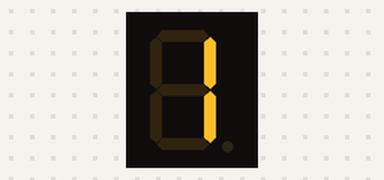
The sketch below on a simulated Arduino Uno, built with avr-gcc and run on an emulated ATmega328P. Shown: 1-digit seven-segment display. Wiring (inferred from the names in the program): 1-digit 7-segment display, segments lit when HIGH: segments pin 7, pin 6, pin 5, pin 11, pin 10, pin 8, pin 9, pin 4. The segment pins are drawn as the display they are named for.

Above: at 0.1 s.
At 1.1 s:
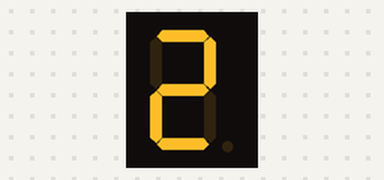
At 2.1 s:
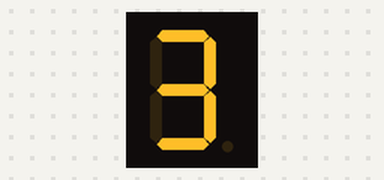
At 4.1 s:
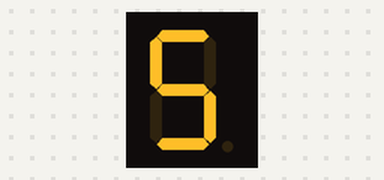
At 6.1 s:
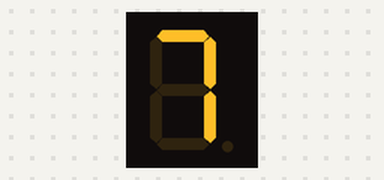
At 8.1 s:
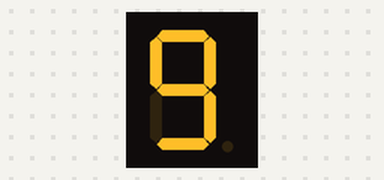

The sketch:

14.7_segement_display.ino
```cpp
// 7-segment display segment pins
const int a  = 7;
const int b  = 6;
const int c  = 5;
const int d  = 11;
const int e  = 10;
const int f  = 8;
const int g  = 9;
const int dp = 4;

// --------------------------------------------------

void setup() {

  // Set all segment pins as OUTPUT
  for (int thisPin = 4; thisPin <= 11; thisPin++) {
    pinMode(thisPin, OUTPUT);   // FIXED: removed invalid [i]
  }
}

// --------------------------------------------------
// Turn OFF all segments before drawing next number
void clearDisplay() {
  digitalWrite(a, LOW);
  digitalWrite(b, LOW);
  digitalWrite(c, LOW);
  digitalWrite(d, LOW);
  digitalWrite(e, LOW);
  digitalWrite(f, LOW);
  digitalWrite(g, LOW);
  digitalWrite(dp, LOW);
}

// --------------------------------------------------

void loop() {

  digital_1();
  delay(1000);
  digital_2();
  delay(1000);
  digital_3();
  delay(1000);
  digital_4();
  delay(1000);
  digital_5();
  delay(1000);
  digital_6();
  delay(1000);
  digital_7();
  delay(1000);
  digital_8();
  delay(1000);
  digital_9();
  delay(1000);
}

// NUMBER PATTERNS

// Number 1: segments b, c
void digital_1(void) {
  clearDisplay();
  digitalWrite(b, HIGH);
  digitalWrite(c, HIGH);
}

// Number 2: a, b, g, e, d
void digital_2(void) {
  clearDisplay();
  digitalWrite(a, HIGH);
  digitalWrite(b, HIGH);
  digitalWrite(g, HIGH);
  digitalWrite(e, HIGH);
  digitalWrite(d, HIGH);
}

// Number 3: a, b, c, d, g
void digital_3(void) {
  clearDisplay();
  digitalWrite(a, HIGH);
  digitalWrite(b, HIGH);
  digitalWrite(c, HIGH);
  digitalWrite(d, HIGH);
  digitalWrite(g, HIGH);
}

// Number 4: f, g, b, c  (CORRECTED: removed wrong 'd')
void digital_4(void) {
  clearDisplay();
  digitalWrite(f, HIGH);
  digitalWrite(g, HIGH);
  digitalWrite(b, HIGH);
  digitalWrite(c, HIGH);
}

// Number 5: a, f, g, c, d
void digital_5(void) {
  clearDisplay();
  digitalWrite(a, HIGH);
  digitalWrite(f, HIGH);
  digitalWrite(g, HIGH);
  digitalWrite(c, HIGH);
  digitalWrite(d, HIGH);
}

// Number 6: a, f, e, g, c, d
void digital_6(void) {
  clearDisplay();
  digitalWrite(a, HIGH);
  digitalWrite(f, HIGH);
  digitalWrite(e, HIGH);
  digitalWrite(g, HIGH);
  digitalWrite(c, HIGH);
  digitalWrite(d, HIGH);
}

// Number 7: a, b, c
void digital_7(void) {
  clearDisplay();
  digitalWrite(a, HIGH);
  digitalWrite(b, HIGH);
  digitalWrite(c, HIGH);
}

// Number 8: all segments ON
void digital_8(void) {
  clearDisplay();
  digitalWrite(a, HIGH);
  digitalWrite(b, HIGH);
  digitalWrite(c, HIGH);
  digitalWrite(d, HIGH);
  digitalWrite(e, HIGH);
  digitalWrite(f, HIGH);
  digitalWrite(g, HIGH);
}

// Number 9: a, b, c, d, f, g
void digital_9(void) {
  clearDisplay();
  digitalWrite(a, HIGH);
  digitalWrite(b, HIGH);
  digitalWrite(c, HIGH);
  digitalWrite(d, HIGH);
  digitalWrite(f, HIGH);
  digitalWrite(g, HIGH);
}
```

Measured:
- by itself, everything shown: repeats every 9.0 s, in 9 steps
- what the display in image 1 shows lasts 1.0 s, from 1.0 s to 2.0 s
